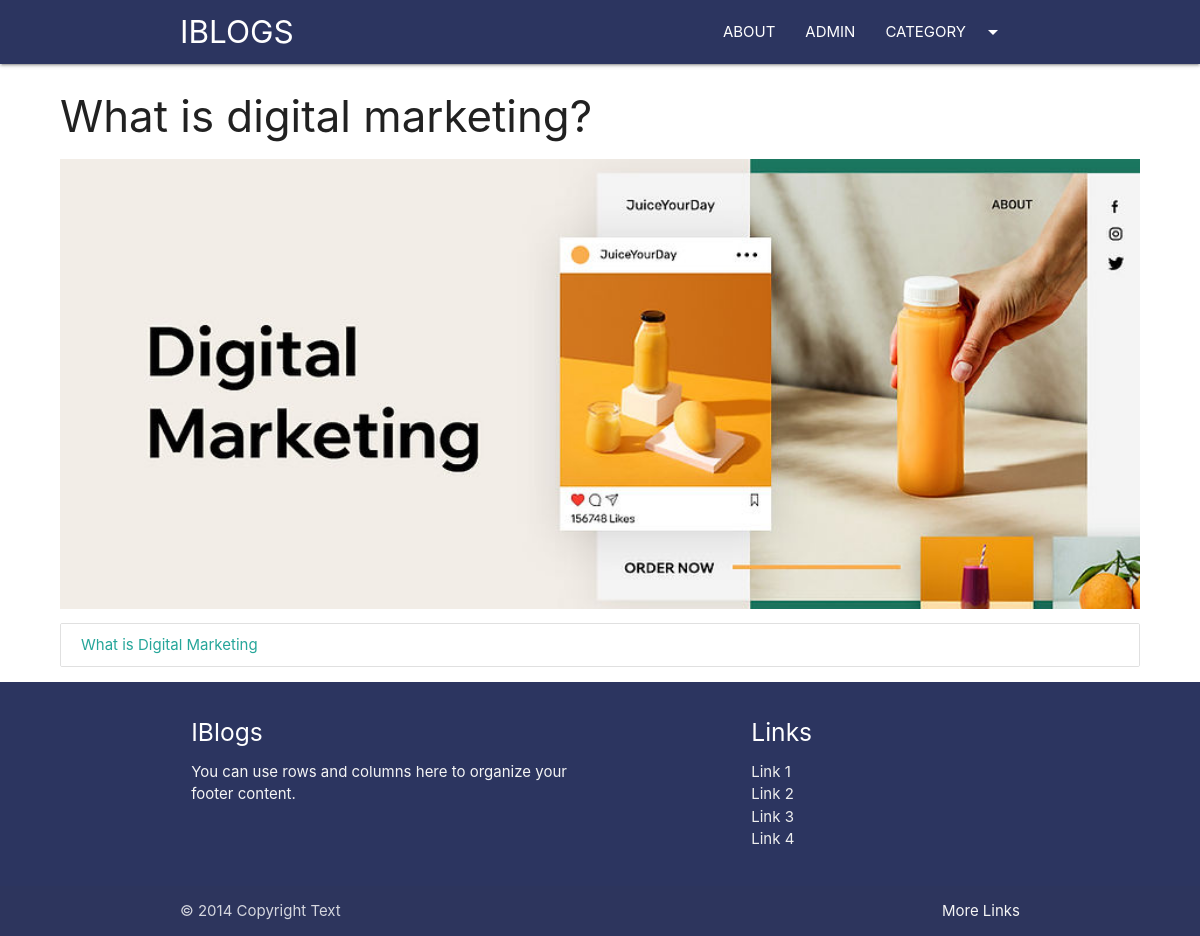
Page /category/marketing on the committed database.
### blog/models.py (models this page shows, shortened)
class Category(models.Model):
    cat_id = models.AutoField(primary_key=True)
    title = models.CharField(max_length=100)
    description = models.TextField()
    url = models.CharField(max_length=100)
    image = models.ImageField(upload_to='category/')
    add_date = models.DateTimeField(auto_now_add=True,null=True)
    def img_tag(self):
        if self.image:
            return format_html('<img src="{}" style="width:40px;height:40px;" />', self.image.url)
        return "No Image"
    img_tag.short_description = "Image"

class Post(models.Model):
    post_id = models.AutoField(primary_key=True)
    title = models.CharField(max_length=100)
    content = models.TextField()
    url = models.CharField(max_length=100)
    cat = models.ForeignKey(Category, on_delete=models.CASCADE)
    image = models.ImageField(upload_to='post/')

### blog/views.py (the view)
# urls.py: path('category/<slug:url>',category)
def category(request,url):
   cat = Category.objects.get(url=url)
   posts = Post.objects.filter(cat=cat)
   return render(request,'category.html',{'cat':cat,'posts':posts})

### template/category.html (shortened to what this page needs)
{%extends 'base.html' %}
{%block content%}
<div class="container-custom">
    <h3>{{cat.title}}</h3>
    <div class="img-container">
        <img src="/media/{{cat.image}}" class="responsive-img" style="max-height:450px;width:100%;object-fit:cover;"
             alt="">
    </div>
    <div class="collection">
        {%for p in posts %}
        <a href="/blog/{{p.url}}" class="collection-item">{{p.title}}</a>
        {% empty %}
        <h3>No posts in this category</h3>
        {%endfor%}
    </div>
</div>
{%endblock%}

### blog/static/css/style.css (style rules this page uses)
.container-custom { width: 90%!important; margin:auto; }

### rows in the picture
Category: title "What is digital marketing?", image (picture)
Post: title "What is Digital Marketing"
